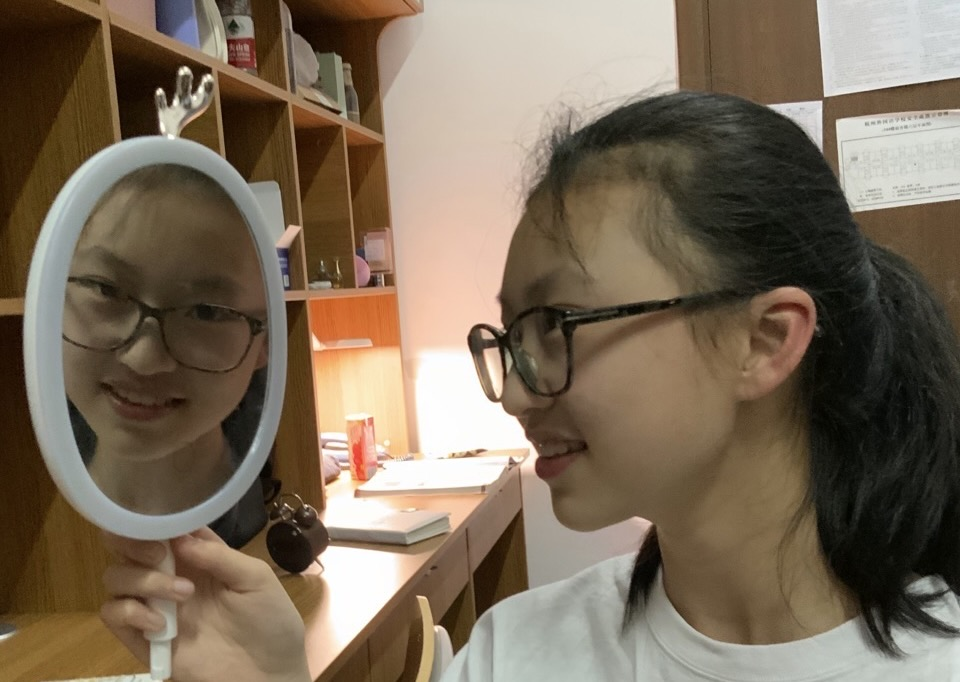
#> input picture image_/zzy.JPG, 960 x 682 px
$ python image.py
#> lines starting #> are read from the running program, lines starting #| are printed output that depends on the picture
from PIL import Image, ImageFilter


image = Image.open('zzy.JPG')
#> image is the input picture: PIL image 960x682 RGB; mean R, G, B 122.6, 107.7, 89.4
print(image.format, image.size, image.mode)
#| JPEG (960, 682) RGB
# This should be the output ('JPEG', (500, 750), 'RGB')
image.show()


image = Image.open('morse.jpg')
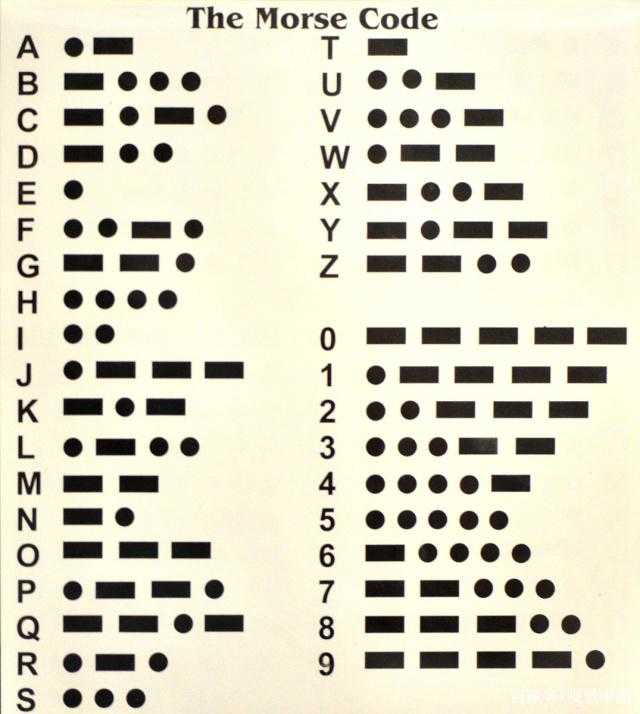
#> input picture image_/morse.jpg, 640 x 714 px
#> image is the input picture: PIL image 640x714 RGB; mean R, G, B 218.8, 216.2, 195.4
rect = 80, 20, 310, 360
image.crop(rect).show()
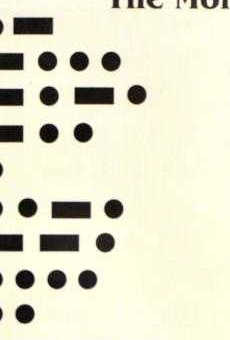
#> shown: PIL image 230x340 RGB; mean R, G, B 227.4, 225.9, 203.5


image = Image.open('morse.jpg')
size = 128, 128
image.thumbnail(size)
#> image: PIL image 115x128 RGB
image.show()


image1 = Image.open('zzy.JPG')
image2 = Image.open('morse.jpg')
rect = 80, 20, 310, 360
morse = image2.crop(rect)
width, height = morse.size
#> width = 230; height = 340
image1.paste(morse.resize((int(width / 1.5), int(height / 1.5))), (128, 140))
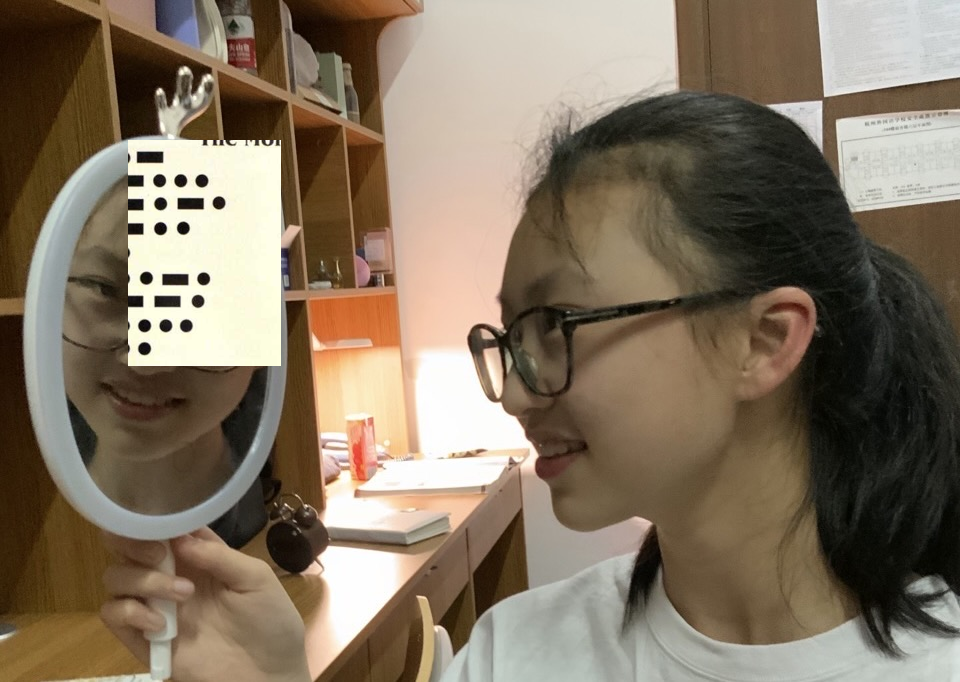
#> image1: PIL image 960x682 RGB; mean R, G, B 129.9, 115.4, 96.8
image1.show() # you need this to show the image!


image = Image.open('zzy.JPG')
image.rotate(90).show()
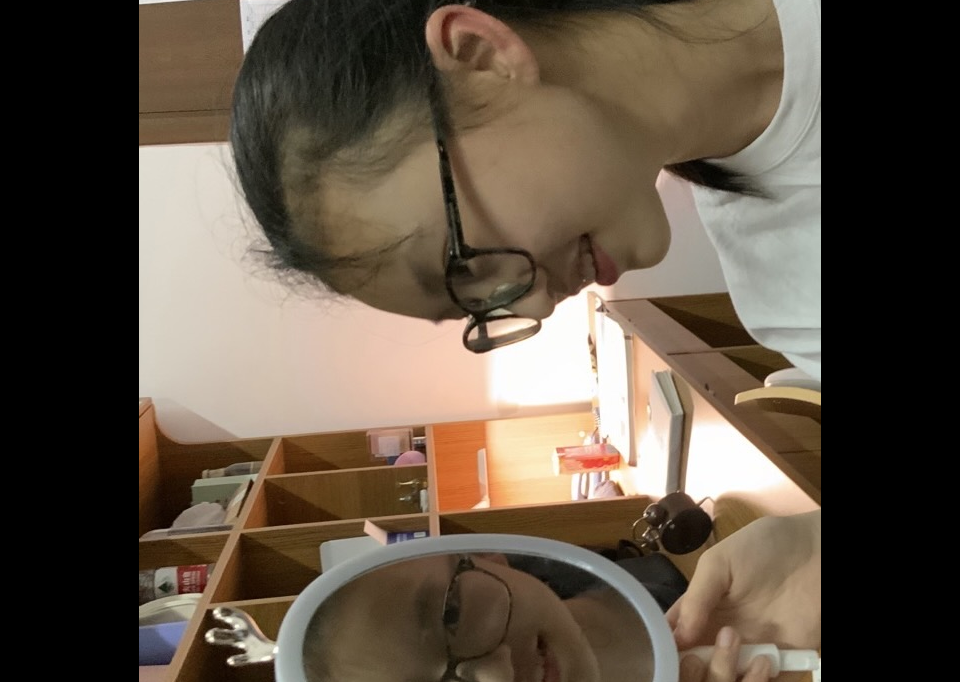
#> shown: PIL image 960x682 RGB; mean R, G, B 94.8, 82.4, 68.7

image.transpose(Image.FLIP_LEFT_RIGHT).show()
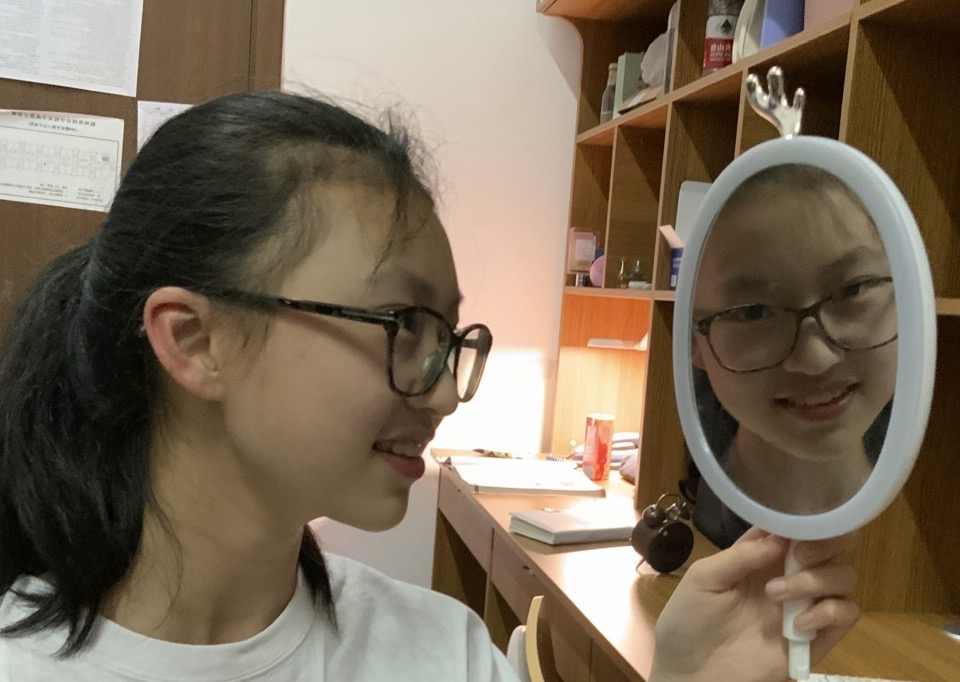
#> shown: PIL image 960x682 RGB; mean R, G, B 122.6, 107.7, 89.4


image = Image.open('zzy.JPG')
for x in range(200, 400):
    for y in range(80, 450):
        image.putpixel((x, y), (128, 128, 128))
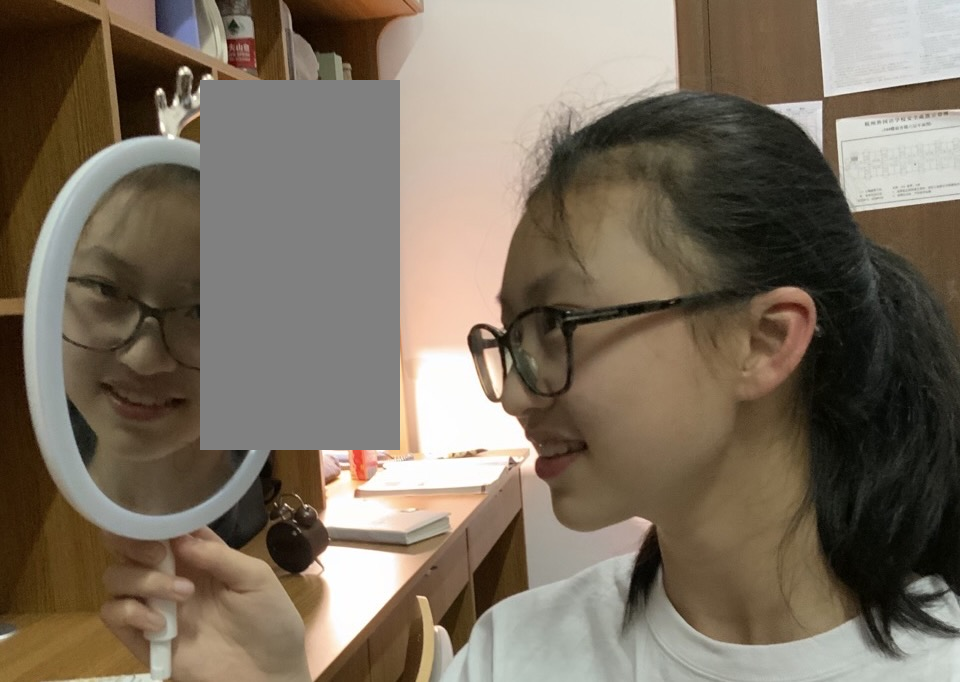
#> image: PIL image 960x682 RGB; mean R, G, B 123, 111.1, 95.8

image.show()


image = Image.open('morse.jpg')
image.filter(ImageFilter.CONTOUR).show()
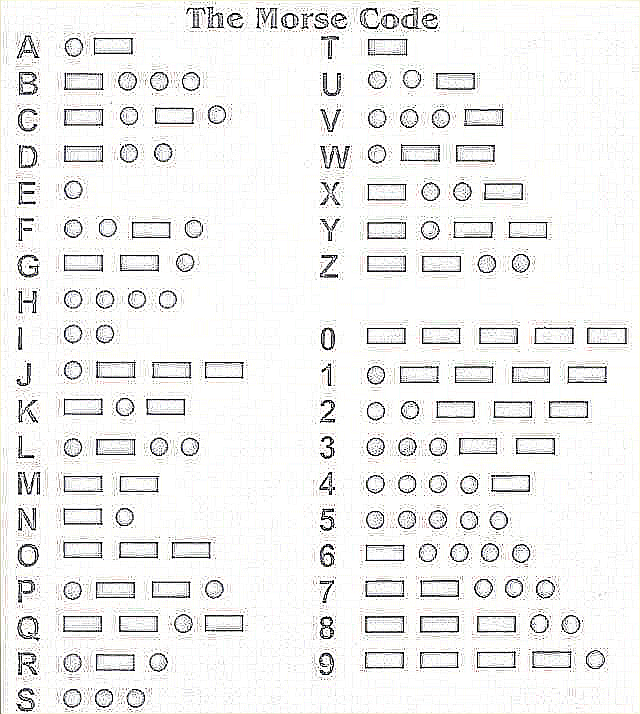
#> shown: PIL image 640x714 RGB; mean R, G, B 240.3, 240, 239.2

print('Done') # This is good, as it allow you to know that your script actually finished.
